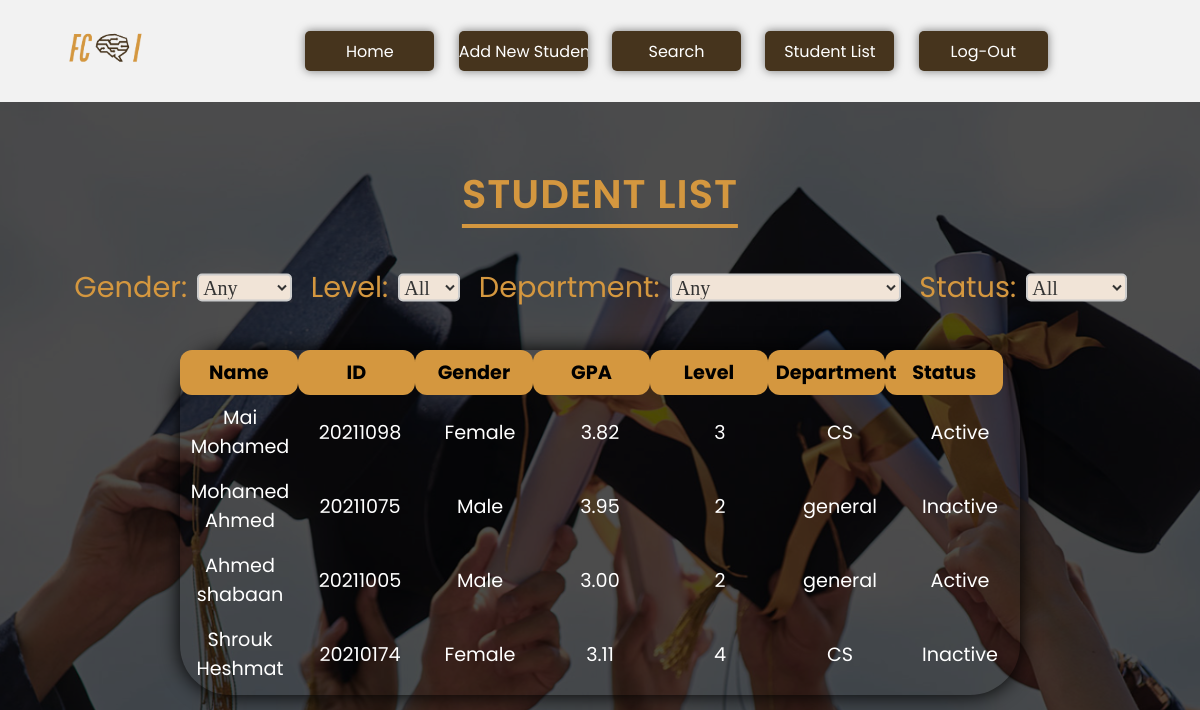
Page /list/ on the committed database.
### Students/models.py (models this page shows, shortened)
class Student(models.Model):
    Gender_Choices=[
        ('Select Gender','Select Gender'),
        ('Male','Male'),
        ('Female','Female')
    ]
    Status_Choices=[
        ('Select Status','Select Status'),
        ('Active','Active'),
        ('Inactive','Inactive')
    ]
    Level_Choices=[
        ('Select Level','Select Level'),
        ('1','1'),
        ('2','2'),
        ('3','3'),
        ('4','4')
    ]
    Dept_Choices=[
        ('Select Dept','Select Dept'),
        ('General','General'),
        ('Computer Science', 'Computer Science'),
        ('Information Systems', 'Information Systems'),
        ('Artificial Intelligence', 'Artificial Intelligence'),
        ('Information Technology', 'Information Technology'),
        ('Data Scince','Data Scince'),
        ('CyberSecurity','CyberSecurity'),
        ('BioInformatics','BioInformatics'),
        ('Decision Support','Decision Support'),
        ('Scientific Computing','Scientific Computing')
    ]
    name = models.CharField(max_length=50)
    student_id = models.CharField(max_length=8, unique=True)
    gpa = models.DecimalField(max_digits=3, decimal_places=2)
    phone_number = models.CharField(max_length=11)
    email = models.EmailField()
    birth_date = models.DateField()
    gender = models.CharField(max_length=13, choices=Gender_Choices)
    level = models.IntegerField(choices=Level_Choices)
    status = models.CharField(max_length=13, choices=Status_Choices)
    department = models.CharField(max_length=23, choices=Dept_Choices)

### Students/views.py (the view)
# urls.py: path('list/', views.ListStudentPage, name='ListStudentPage'),
def ListStudentPage(request):
    students = Student.objects.all()
    if request.GET.get('gender'):
        students = students.filter(gender=request.GET['Gender'])
    if request.GET.get('level'):
        students = students.filter(level=request.GET['level'])
    if request.GET.get('department'):
        students = students.filter(department=request.GET['department'])
    if request.GET.get('status'):
        students = students.filter(status=request.GET['status'])
    context = {'students': students}
    return render(request, 'StudentList.html', context)

### Students/templates/StudentList.html (shortened to what this page needs)
<!DOCTYPE html>
<html lang="en">
<head>
    {% load static %}
    <link rel="stylesheet" type="text/css" href="{% static 'css/StudentList.css' %}">
</head>
<header>
    <div class="nav-container">
        <div class="navbar">
            <div class="logo">
                <a href="{% url 'AfterLogin' %}">
                    <img src="{% static 'img/ourlogo-removebg-preview.png' %}">
                </a>
            </div>
            <div class="menu-icons">
                <div class="button-container">
                    <a href="{% url 'AfterLogin' %}"><input type="button" value="Home"></a>
                    <a href="{% url 'AddStudentPage' %}"><input type="button" value="Add New Student"></a>
                    <a href="{% url 'search' %}"><input type="button" value="Search"></a>
                    <a href="{% url 'ListStudentPage' %}"><input type="button" value="Student List"></a>
                    <a href="{% url 'HomePage' %}"><input type="button" value="Log-Out"></a>
                </div>
            </div>
        </div>
    </div>
    <br><br><br>
</header>
<body>
    <div class="container">
        <caption>
            <h1 id="Header">
                Student List
            </h1>
        </caption>
        <div class="data">
            <form>
                <nav name="tags" class="tags">
                    <label for="Gender" class="labels">Gender:</label>
                    <select id="Gender">
                        <option value="">Any</option>
                    </select>&nbsp;&nbsp;
                    <label for="Level" class="labels">Level:</label>
                    <select id="Level">
                        <option value="">All</option>
                    </select>&nbsp;&nbsp;
                    <label for="Department" class="labels">Department:</label>
                    <select id="Department">
                        <option value="">Any</option>
                    </select>&nbsp;&nbsp;
                    <label for="Status" class="labels">Status:</label>
                    <select id="Status">
                        <option value="">All</option>
                    </select>&nbsp;&nbsp;
            </form>
            <table id="list">
                <br>
                <thead>
                    <tr>
                        <th>Name</th>
                        <th>ID</th>
                        <th>Gender</th>
                        <th>GPA</th>
                        <th>Level</th>
                        <th>Department</th>
                        <th>Status</th>
                    </tr>
                </thead>
                <tbody>
                    {% for student in students %}
                    <tr>
                        <td><a href="{% url 'StudentInfoPage' student_id=student.id %}">{{ student.name }}</a></td>
                        <td>{{ student.student_id }}</td>
                        <td>{{ student.gender }}</td>
                        <td>{{ student.gpa }}</td>
                        <td>{{ student.level }}</td>
                        <td>{{ student.department }}</td>
                        <td>{{ student.status }}</td>
                    </tr>
                    {% endfor %}
                </tbody>
            </table>
        </div>
    </div>
</body>
</html>

### Students/static/css/StudentList.css (style rules this page uses)
* { margin: 0; padding: 0; box-sizing: border-box; font-family: 'Poppins', cursive; }
body { background-image: url("../img/shadedcaps.png"); background-size: cover; top: 0; left: 0; width: 100%; height: 100%; z-index: -1; }
.data { position: relative; top: 0; left: 0; width: auto; }
.container { position: absolute; top: 8%; left: 0; right: 0; bottom: 0; width: 100%; height: 100%; }
table { border-collapse: collapse; width: 100%; }
th, td { padding: 8px; }
tbody { display: block; height: 300px; width: 100%; overflow-y: scroll; }
thead, tr { display: table; width: 100%; table-layout: fixed; }
html, body { height: 100%; overflow: hidden; }
thead { width: calc(100% - 17px); }
#Header { color: rgba(212, 151, 63, 255); font-weight: 600; font-size: 250%; text-transform: uppercase; border-bottom: 4px solid rgba(212, 151, 63, 255); letter-spacing: 1px; text-align: center; position: absolute; top: 10%; left: 50%; transform: translate(-50%, -50%); display: inline-block; }
#list { border-collapse: collapse; margin: 25px 0; font-size: 1.2em; font-family: system-ui, -apple-system, BlinkMacSystemFont, 'Segoe UI', Roboto, Oxygen, Ubuntu, Cantarell, 'Open Sans', 'Helvetica Neue', sans-serif; box-shadow: 0 0 20px rgba(0, 0, 0, 1.00); align-items: center; text-align: center; margin-left: auto; margin-right: auto; border-radius: 50px; position: relative; height: auto; color: white; top: 130px; width: 70%; }
#list th { color: black; background-color: rgba(212, 151, 63, 255); border-radius: 12px; }
#list a { text-decoration: none; color: white; }
#Gender, #Level, #Department, #Status { border: 2px solid #ccc; border-radius: 5px; background-color: rgb(241, 228, 215); font-size: 20px; font-family: cursive; color: #333; padding-right: 12px; position: relative; }
.tags { display: flex; justify-content: center; align-items: center; flex-wrap: wrap; margin: 20px 0; white-space: nowrap; position: relative; top: 180px; left: 50%; transform: translate(-50%, -50%); }
.labels { text-align: center; color: rgba(212, 151, 63, 255); font-size: 180%; padding-left: 20px; position: relative; right: 10px; }
.logo img { height: 70px; width: auto; margin-right: 100px; margin-bottom: 10px; margin-top: 20px; }
.navbar { width: 85%; display: flex; align-items: center; margin-top: 35px; margin-left: 50px; margin-right: 50px; }
.menu-icons { flex: 1; align-items: center; text-align: right; margin-top: -10px; }
.nav-container { width: 100%; background-color: #f2f2f2; margin-top: -40px; padding-bottom: -30px; }
.menu-icons input { cursor: pointer; width: 200px; height: 50px; margin-left: 20px; border-radius: 10px; font-size: 30px; text-align: center; background: rgb(50, 53, 97); }
input[type="button"] { background-color: rgba(70, 52, 29, 255); color: white; border: none; width: 16%; height: 40px; border-radius: 5px; cursor: pointer; font-size: 16px; margin-top: 65px; box-shadow: 0px 0px 10px rgba(0, 0, 0, 0.5); }
.button-container { text-align: center; margin-top: -50px; }
::placeholder { color: black; }

### rows in the picture
Student: name "Mai Mohamed", student_id "20211098", gender "Female", gpa "3.82", level "3", department "CS", status "Active"
Student: name "Mohamed Ahmed", student_id "20211075", gender "Male", gpa "3.95", level "2", department "general", status "Inactive"
Student: name "Ahmed shabaan", student_id "20211005", gender "Male", gpa "3.00", level "2", department "general", status "Active"
Student: name "Shrouk Heshmat", student_id "20210174", gender "Female", gpa "3.11", level "4", department "CS", status "Inactive"
